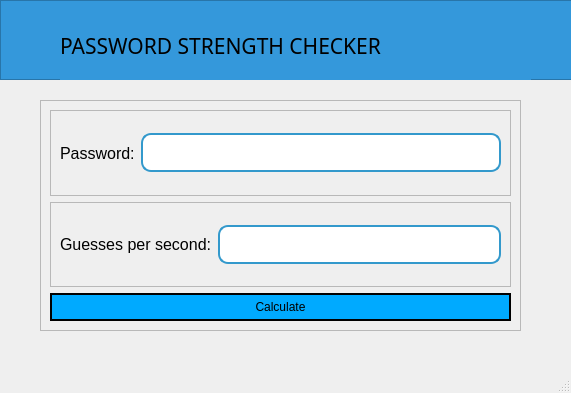
<?xml version="1.0" encoding="UTF-8"?>
<ui version="4.0">
 <class>MainWindow</class>
 <widget class="QMainWindow" name="MainWindow">
  <property name="geometry">
   <rect>
    <x>0</x>
    <y>0</y>
    <width>571</width>
    <height>393</height>
   </rect>
  </property>
  <property name="windowTitle">
   <string>Password Strength Checker</string>
  </property>
  <property name="styleSheet">
   <string notr="true"/>
  </property>
  <widget class="QWidget" name="centralwidget">
   <widget class="QFrame" name="headerFrame">
    <property name="geometry">
     <rect>
      <x>0</x>
      <y>0</y>
      <width>801</width>
      <height>80</height>
     </rect>
    </property>
    <property name="styleSheet">
     <string notr="true">QFrame {
    background-color: #3498db; /* Light blue */
}</string>
    </property>
    <property name="frameShape">
     <enum>QFrame::StyledPanel</enum>
    </property>
    <property name="frameShadow">
     <enum>QFrame::Raised</enum>
    </property>
    <widget class="QLabel" name="headerLabel">
     <property name="geometry">
      <rect>
       <x>60</x>
       <y>10</y>
       <width>471</width>
       <height>71</height>
      </rect>
     </property>
     <property name="font">
      <font>
       <family>Rockwell</family>
       <pointsize>16</pointsize>
      </font>
     </property>
     <property name="text">
      <string>PASSWORD STRENGTH CHECKER</string>
     </property>
    </widget>
   </widget>
   <widget class="QFrame" name="frame">
    <property name="geometry">
     <rect>
      <x>40</x>
      <y>100</y>
      <width>481</width>
      <height>231</height>
     </rect>
    </property>
    <property name="frameShape">
     <enum>QFrame::StyledPanel</enum>
    </property>
    <property name="frameShadow">
     <enum>QFrame::Raised</enum>
    </property>
    <layout class="QVBoxLayout" name="verticalLayout">
     <item>
      <widget class="QFrame" name="PasswordFrame">
       <property name="frameShape">
        <enum>QFrame::StyledPanel</enum>
       </property>
       <property name="frameShadow">
        <enum>QFrame::Raised</enum>
       </property>
       <layout class="QHBoxLayout" name="horizontalLayout">
        <item>
         <widget class="QLabel" name="label_2">
          <property name="font">
           <font>
            <pointsize>12</pointsize>
           </font>
          </property>
          <property name="styleSheet">
           <string notr="true">QLabel {
    background-color: transparent;
}</string>
          </property>
          <property name="text">
           <string>Password:</string>
          </property>
         </widget>
        </item>
        <item>
         <widget class="QLineEdit" name="lineEdit">
          <property name="font">
           <font>
            <family>Rockwell</family>
            <pointsize>12</pointsize>
           </font>
          </property>
          <property name="styleSheet">
           <string notr="true">    QLineEdit {
        border: 2px solid #3399cc;
        border-radius: 10px;
        padding: 5px;
        background-color: white;
        color: black;
    }
    QLineEdit:focus {
        border: 2px solid #66ccff;
}</string>
          </property>
          <property name="text">
           <string/>
          </property>
         </widget>
        </item>
       </layout>
      </widget>
     </item>
     <item>
      <widget class="QFrame" name="GPSFrame">
       <property name="frameShape">
        <enum>QFrame::StyledPanel</enum>
       </property>
       <property name="frameShadow">
        <enum>QFrame::Raised</enum>
       </property>
       <layout class="QHBoxLayout" name="horizontalLayout_2">
        <item>
         <widget class="QLabel" name="label_3">
          <property name="font">
           <font>
            <pointsize>12</pointsize>
           </font>
          </property>
          <property name="toolTip">
           <string>&lt;html&gt;&lt;head/&gt;&lt;body&gt;&lt;p&gt;Is a measure of how many password or key combinations a system can try per second.&lt;/p&gt;&lt;/body&gt;&lt;/html&gt;</string>
          </property>
          <property name="styleSheet">
           <string notr="true">QLabel {
    background-color: transparent;
}</string>
          </property>
          <property name="text">
           <string>Guesses per second:</string>
          </property>
         </widget>
        </item>
        <item>
         <widget class="QLineEdit" name="lineEdit_2">
          <property name="font">
           <font>
            <family>Rockwell</family>
            <pointsize>12</pointsize>
           </font>
          </property>
          <property name="styleSheet">
           <string notr="true">    QLineEdit {
        border: 2px solid #3399cc;
        border-radius: 10px;
        padding: 5px;
        background-color: white;
        color: black;
    }
    QLineEdit:focus {
        border: 2px solid #66ccff;
}</string>
          </property>
          <property name="text">
           <string/>
          </property>
         </widget>
        </item>
       </layout>
      </widget>
     </item>
     <item>
      <widget class="QPushButton" name="calculateButton">
       <property name="styleSheet">
        <string notr="true">    QPushButton {
	font: 75 12pt &quot;UD Digi Kyokasho NK-B&quot;;
        background-color: rgb(0, 170, 255);
        color: black;
        border-radius: 15px;
        padding: 5px 10px;
		border: 2px solid black;
    }
    QPushButton:hover {
        background-color:  #3498db;
    }</string>
       </property>
       <property name="text">
        <string>Calculate</string>
       </property>
      </widget>
     </item>
    </layout>
   </widget>
  </widget>
  <widget class="QMenuBar" name="menubar">
   <property name="geometry">
    <rect>
     <x>0</x>
     <y>0</y>
     <width>571</width>
     <height>26</height>
    </rect>
   </property>
  </widget>
  <widget class="QStatusBar" name="statusbar"/>
 </widget>
 <resources/>
 <connections/>
</ui>
